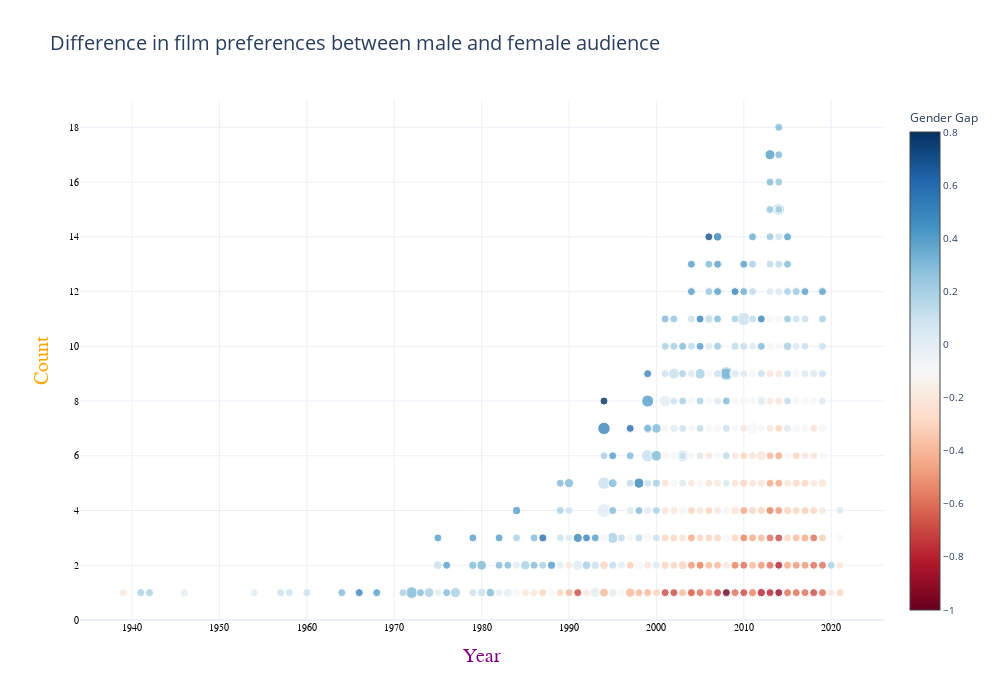

Write notebook code for a chart like this one.
### Code cell
import plotly.graph_objects as go
hover_text = []
for index, row in top500.iterrows():
    hover_text.append(('Title: {title}<br>' +
                      'Number of Votes: {vote}<br>' +
                       'Difference: {rate}<br>' +
                       'Certificate: {cert}<br>' +
                       'Year: {year}').format(title=row['title'],
                                              vote=row['num_votes'],
                                              rate=row['differ'],
                                              cert=row['certificate'],
                                              year=row['year']))
colorline = top500['differ']
fig2 = go.Figure()
sizeref = 2.*max(top500['num_votes'])/200
fig2.add_trace(go.Scatter(
    x=top500['year'], y=top500['rank'],
    mode='markers', text=hover_text,
    hoverinfo = 'text',
    marker=dict(color=colorline,
                colorbar=dict(
                    tickfont = dict(
                        size=10),
                    title=dict(
                        side = 'top',
                        text = 'Gender Gap',
                        font = dict(size = 12)
                    )
                ),
                colorscale='rdbu',
                opacity=0.8, size=top500['num_votes'],
                sizemode='area', sizeref=sizeref,
                sizemin=4, showscale=True
                )))
fig2.update_layout(title="Difference in film preferences between male and female audience",
                   title_font_size=20, template='plotly_white',
                   width=1000, height=700)
fig2.update_xaxes(title_text='Year',
                  title_font=dict(size=20, family='Verdana',
                                  color='purple'),
                  tickfont=dict(family='Calibri', color='black',
                                size=10))
fig2.update_yaxes(title_text="Count", range=(0, top500['rank'].max()+1),
                  title_font=dict(size=20, family='Verdana',
                                  color='orange'),
                  tickfont=dict(family='Calibri', color='black',
                                size=10))
fig2.show()

### Figure 1 — Plotly figure (JSON) as saved in the notebook; plotly's stock layout.template omitted (floating-point values rounded to 4 significant figures; data arrays with more than 128 entries replaced by an {"elided": "..."} marker saying what was removed)
{"data": [{"hoverinfo": "text", "marker": {"color": {"elided": "500 float values"}, "colorbar": {"tickfont": {"size": 10}, "title": {"font": {"size": 12}, "side": "top", "text": "Gender Gap"}}, "colorscale": [[0, "rgb(103,0,31)"], [0.1, "rgb(178,24,43)"], [0.2, "rgb(214,96,77)"], [0.3, "rgb(244,165,130)"], [0.4, "rgb(253,219,199)"], [0.5, "rgb(247,247,247)"], [0.6, "rgb(209,229,240)"], [0.7, "rgb(146,197,222)"], [0.8, "rgb(67,147,195)"], [0.9, "rgb(33,102,172)"], [1, "rgb(5,48,97)"]], "opacity": 0.8, "showscale": true, "size": {"elided": "500 int values"}, "sizemin": 4, "sizemode": "area", "sizeref": 25810.0}, "mode": "markers", "text": {"elided": "500 str values"}, "type": "scatter", "x": {"elided": "500 int values"}, "y": {"elided": "500 int values"}}], "layout": {"height": 700, "title": {"font": {"size": 20}, "text": "Difference in film preferences between male and female audience"}, "width": 1000, "xaxis": {"tickfont": {"color": "black", "family": "Calibri", "size": 10}, "title": {"font": {"color": "purple", "family": "Verdana", "size": 20}, "text": "Year"}}, "yaxis": {"range": [0, 19], "tickfont": {"color": "black", "family": "Calibri", "size": 10}, "title": {"font": {"color": "orange", "family": "Verdana", "size": 20}, "text": "Count"}}}}
